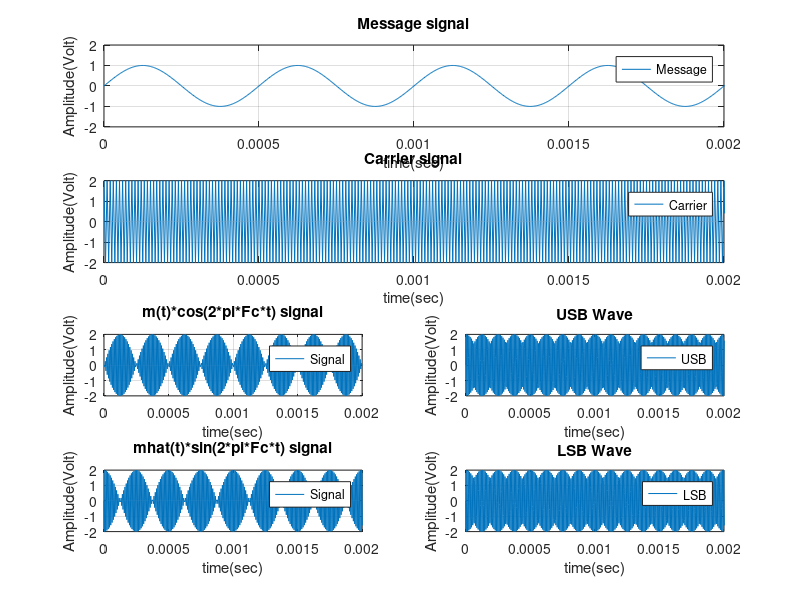
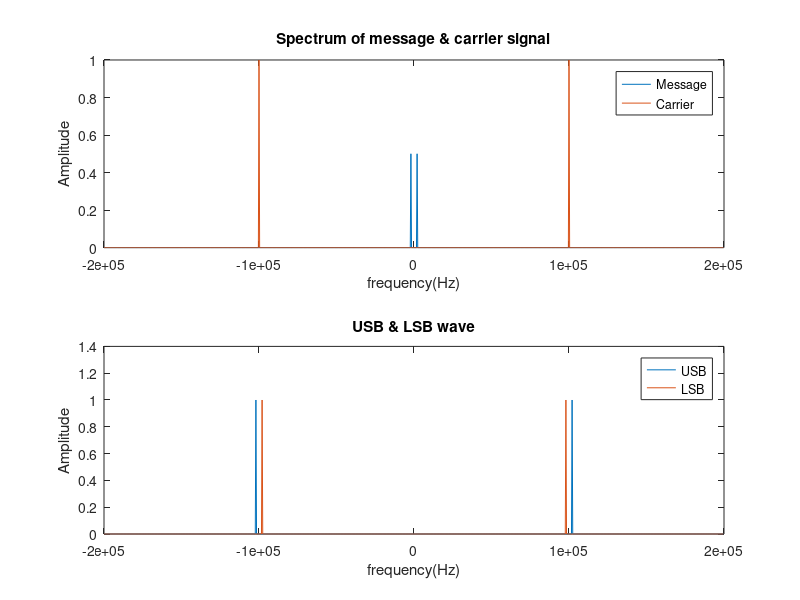
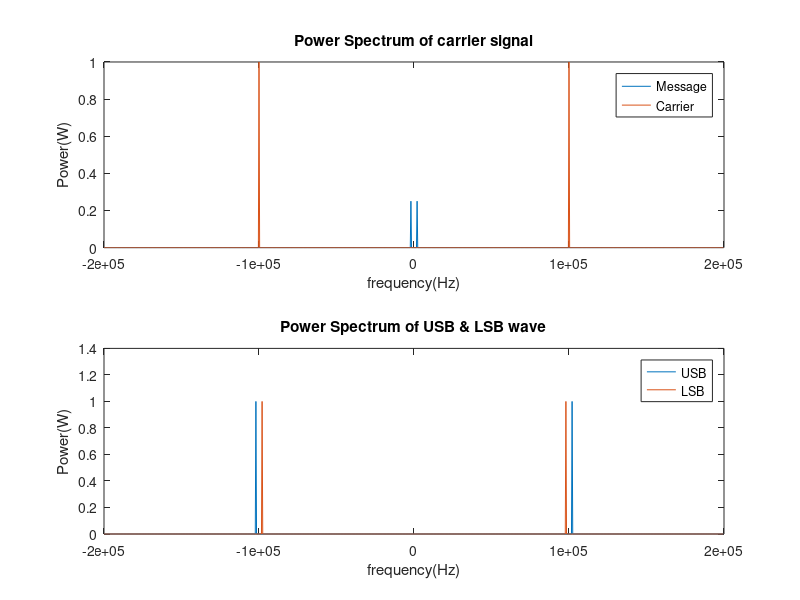

Write MATLAB code to recreate these figures, in order.
clear;
clc;
close all;

Fs = 400*1000;
T = 1/Fs;
L = 1000;
t = (0:L-1)*T;
Fm = 2000;
Fc = 100000;

Am = 1;
Ac = 2;

m = Am*sin(2*pi*Fm*t);
c = Ac*cos(2*pi*Fc*t);

mhat = imag(hilbert(m));
c1 = Ac*sin(2*pi*Fc*t);

x1 = (m.*c);
x2 = (mhat.*c1);

figure(1);
subplot(4,2,[1 2]);
plot(t, m);
title('Message signal');
xlabel("time(sec)");
ylabel("Amplitude(Volt)");
legend("Message");
axis([0 4/Fm -2 2]);
grid;

subplot(4,2,[3 4]);
plot(t, c);
title('Carrier signal');
xlabel("time(sec)");
ylabel("Amplitude(Volt)");
legend("Carrier");
axis([0 4/Fm -2 2]);
grid;

subplot(4,2,5);
plot(t,x1);
title('m(t)*cos(2*pi*Fc*t) signal');
xlabel("time(sec)");
ylabel("Amplitude(Volt)");
legend("Signal");
axis([0 4/Fm -2 2]);
grid;

subplot(4,2,7);
plot(t,x2);
title('mhat(t)*sin(2*pi*Fc*t) signal');
xlabel("time(sec)");
ylabel("Amplitude(Volt)");
legend("Signal");
axis([0 4/Fm -2 2]);
grid;

yusb = x1-x2;
ylsb = x1+x2;
subplot(426);
plot(t, yusb);
title('USB Wave');
xlabel("time(sec)");
ylabel("Amplitude(Volt)");
legend("USB");
axis([0 4/Fm -2 2]);
grid;

subplot(428);
plot(t, ylsb);
title('LSB Wave');
xlabel("time(sec)");
ylabel("Amplitude(Volt)");
legend("LSB");
axis([0 4/Fm -2 2]);
grid;


%freq spectrums’ 

f = Fs*(-L/2:(L/2-1))/L;

figure(2);
M = fftshift(fft(m));
P2_1 = abs(M/L);
C = fftshift(fft(c));
P2_2 = abs(C/L);

subplot(211);
plot(f, P2_1);
hold on;
plot(f, P2_2);
title('Spectrum of message & carrier signal');
xlabel("frequency(Hz)");
ylabel("Amplitude");
legend("Message","Carrier");


Yusb = fftshift(fft(yusb));
P2_3 = abs(Yusb/L);
Ylsb = fftshift(fft(ylsb));
P2_4 = abs(Ylsb/L);

subplot(212);
plot(f, P2_3);
hold on;
plot(f, P2_4);
title('USB & LSB wave');
xlabel("frequency(Hz)");
ylabel("Amplitude");
legend("USB","LSB");


figure(3);
subplot(211);
plot(f,P2_1.^2);
hold on;
plot(f,P2_2.^2);
title('Power Spectrum of carrier signal');
xlabel("frequency(Hz)");
ylabel("Power(W)");
legend("Message","Carrier");

subplot(212);
plot(f,P2_3.^2);
hold on;
plot(f,P2_4.^2);
title('Power Spectrum of USB & LSB wave');
xlabel("frequency(Hz)");
ylabel("Power(W)");
legend("USB","LSB");
